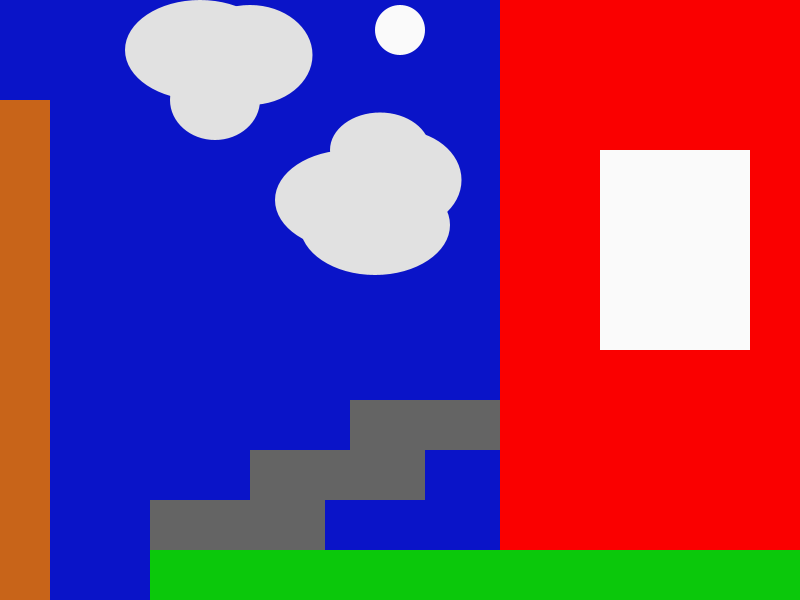
Frame 1 (no input)
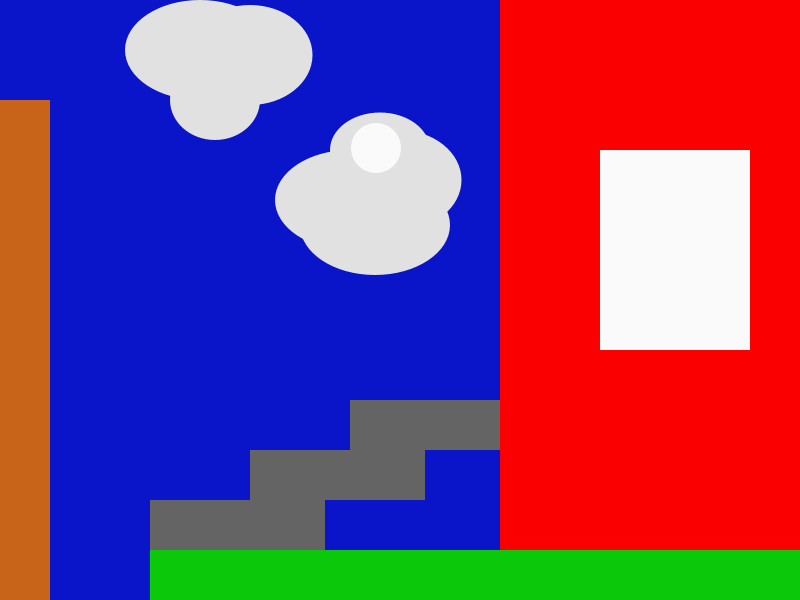
Frame 60 (the mouse pressed at the canvas centre just before this capture)
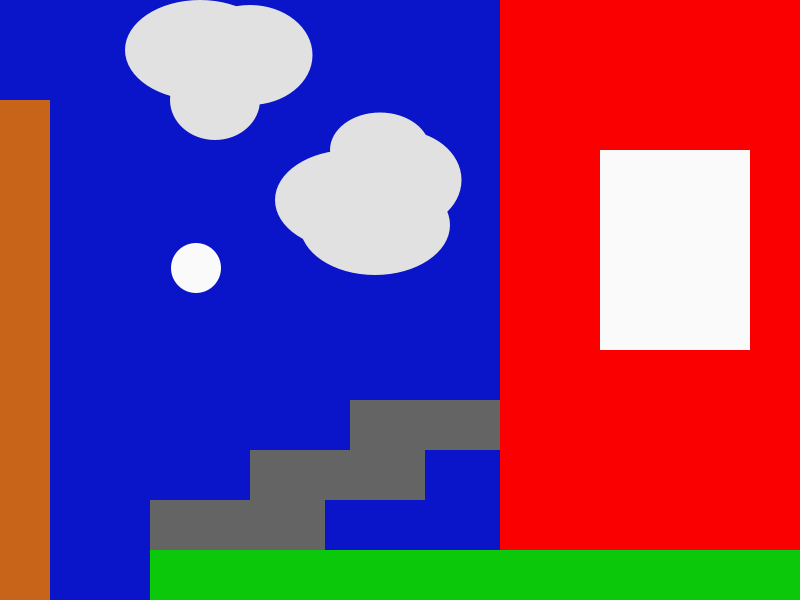
Frame 120 (the mouse held since frame 60 and released just before this capture)

The Processing sketch that drew these frames (run headless with seeded random() and noise(); from frame 60 on, the mouse is pressed at the canvas centre):

// Processing sketch: processing_54893
// ── processing_54893.pde


float px,py; //position (x and y)
float pw,ph,rad; //size (width and height)
float spdX, spdY; //speed (how it moves)

float bx,by;
float bw,bh;

float bx2,by2;
float bw2,bh2;

float bx3,by3;
float bw3,bh3;

float bx4,by4;
float bw4,bh4;

float bx5, by5;
float bw5, bh5;

float bx6,by6;
float bw6,bh6;

void setup (){
  //setup only runs once
  //this is where we INITIALIZE values
  size(800, 600);
  //assign the particle a position
  px = width/2;
  py = 30; 
  pw = 50;
  ph = 50;
  rad = pw/2; 
  
  spdX = 3.0;
  spdY = 2.0;
   
  
  
  bx = width/2 - 250;
  by = height- 100;
  bx2 = width/2 - 150;
  by2 = height -150;
  bx3 = width/2 - 50;
  by3 = height - 200;
  bx4 = 500;
  by4 = 0;
  bx5 = 150;
  by5 = 550; 
  bx6 = 0; 
  by6 = 100;
  
 // assign the block size
 bw = 175;
 bh = 50;
 bw2 = 175;
 bh2 = 50;
 bw3 = 175;
 bh3 = 50;
 bw4 = 300;
 bh4 = 550;
 bw5 = 800;
 bh5 = 200;
 bw6 = 50;
 bh6 = 600;
  
}


void draw(){
  background(10,20,200);
  
  fill(225);
  noStroke();
  ellipse(200,50,150,100);
  ellipse(250,55,125,100);
  ellipse(215,100,90,80);
  
  ellipse(350,200,150,100);
  ellipse(375,225,150,100);
  ellipse(380,150,100,75);
  ellipse(399,180,125,100);
  
  fill(250);
  ellipse(px,py,pw,ph);
  fill(100);
  rect(bx,by,bw,bh);
  rect(bx2,by2,bw2,bh2);
  rect(bx3,by3,bw3,bh3);
  fill(250,0,0);
  rect(bx4,by4,bw4,bh4);
  fill(11,200,11);
  rect(bx5,by5,bw5,bh5);
  fill(200,100,25);
  rect(bx6,by6,bw6,bh6);
  
  fill(250);
  rect(600,150,150,200);
  
  
  
  
  
  
  
  px += spdX; 
  py += spdY;
  
  
  if (px > width -rad) {
    spdX *= -1;
  }
  
  if (px < rad) { 
    spdX *= -1;
  }
  
 
  if (py > height -rad) {
    spdY *= -1;
  }
  
  if (py < rad) { 
    spdY *= -1;
  }
  
 
  if(py > by && py < by + bh && px > bx - rad && px < bx + bw /2) {
    px = bx-rad;
    spdX *= -1;
  } 
    if(py > by && py < by + bh && px < bx + bw+ rad && px > bx + bw /2) {
      px = bx +bw +rad;
    spdX *= -1;  
  } 
  if(px > bx && px < bx + bw && py < by - rad && py > by + bh /2) {
    py = by - rad;
    spdX *= -1;  
  } 
  if(px > bx && px < bx + bw && py < by + bh+ rad && py > by + bh /2) {
    py = by +bh + rad;
    spdX *= -1;
    
  } 
  
  
  if(py > by2 && py < by2 + bh2 && px > bx2 - rad && px < bx2 + bw2 /2) {
    px = bx2-rad;
    spdX *= -1;
  } 
    if(py > by2 && py < by2 + bh2 && px < bx2 + bw2+ rad && px > bx2 + bw2 /2) {
      px = bx2 +bw2 +rad;
    spdX *= -1;  
  } 
  if(px > bx2 && px < bx2 + bw2 && py < by2 - rad && py > by2 + bh2 /2) {
    py = by2 - rad;
    spdX *= -1;  
  } 
  if(px > bx2 && px < bx2 + bw2 && py < by2 + bh2+ rad && py > by2 + bh2 /2) {
    py = by2 +bh2 + rad;
    spdX *= -1;
    
  } 
  
  //3
  if(py > by3 && py < by3 + bh3 && px > bx3 - rad && px < bx3 + bw3 /2) {
    px = bx3-rad;
    spdX *= -1;
  } 
    if(py > by3 && py < by3 + bh3 && px < bx3 + bw3+ rad && px > bx3 + bw3 /2) {
      px = bx3 +bw3 +rad;
    spdX *= -1;  
  } 
  if(px > bx3 && px < bx3 + bw3 && py < by3 - rad && py > by3 + bh3 /2) {
    py = by3 - rad;
    spdX *= -1;  
  } 
  if(px > bx3 && px < bx3 + bw3 && py < by3 + bh3+ rad && py > by3 + bh3 /2) {
    py = by3 +bh3 + rad;
    spdX *= -1;
    
  }
 
if(py > by4 && py < by4 + bh4 && px > bx4 - rad && px < bx4 + bw4 /2) {
    px = bx4-rad;
    spdX *= -1;
  } 
    if(py > by4 && py < by4 + bh4 && px < bx4 + bw4 + rad && px > bx4 + bw4 /2) {
      px = bx4 +bw4 +rad;
    spdX *= -1;  
  } 
  if(px > bx4 && px < bx4 + bw4 && py < by4 - rad && py > by4 + bh4 /2) {
    py = by4 - rad;
    spdX *= -1;  
  } 
  if(px > bx4 && px < bx4 + bw4 && py < by4 + bh4+ rad && py > by4 + bh4 /2) {
    py = by4 +bh4 + rad;
    spdX *= -1;
    
  } 
  
  if(py > by5 && py < by5 + bh5 && px > bx5 - rad && px < bx5 + bw5 /2) {
    px = bx5-rad;
    spdX *= -1;
  } 
    if(py > by5 && py < by5 + bh5 && px < bx5 + bw5 + rad && px > bx5 + bw5 /2) {
      px = bx5 +bw5 +rad;
    spdX *= -1;  
  } 
  if(px > bx5 && px < bx5 + bw5 && py < by5 - rad && py > by5 + bh5 /2) {
    py = by5 - rad;
    spdX *= -1;  
  } 
  if(px > bx5 && px < bx5 + bw5 && py < by5 + bh5+ rad && py > by5 + bh5 /2) {
    py = by5 +bh5 + rad;
    spdX *= -1;
    
  }
 
 if(py > by6 && py < by6 + bh6 && px > bx6 - rad && px < bx6 + bw6 /2) {
    px = bx6-rad;
    spdX *= -1;
  } 
    if(py > by6 && py < by6 + bh6 && px < bx6 + bw6 + rad && px > bx6 + bw6 /2) {
      px = bx6 +bw6 +rad;
    spdX *= -1;  
  } 
  if(px > bx6 && px < bx6 + bw6 && py < by6 - rad && py > by6 + bh6 /2) {
    py = by6 - rad;
    spdX *= -1;  
  } 
  if(px > bx6 && px < bx6 + bw6 && py < by6 + bh6+ rad && py > by6 + bh6 /2) {
    py = by6 +bh6 + rad;
    spdX *= -1;
    
  } 
  

}
